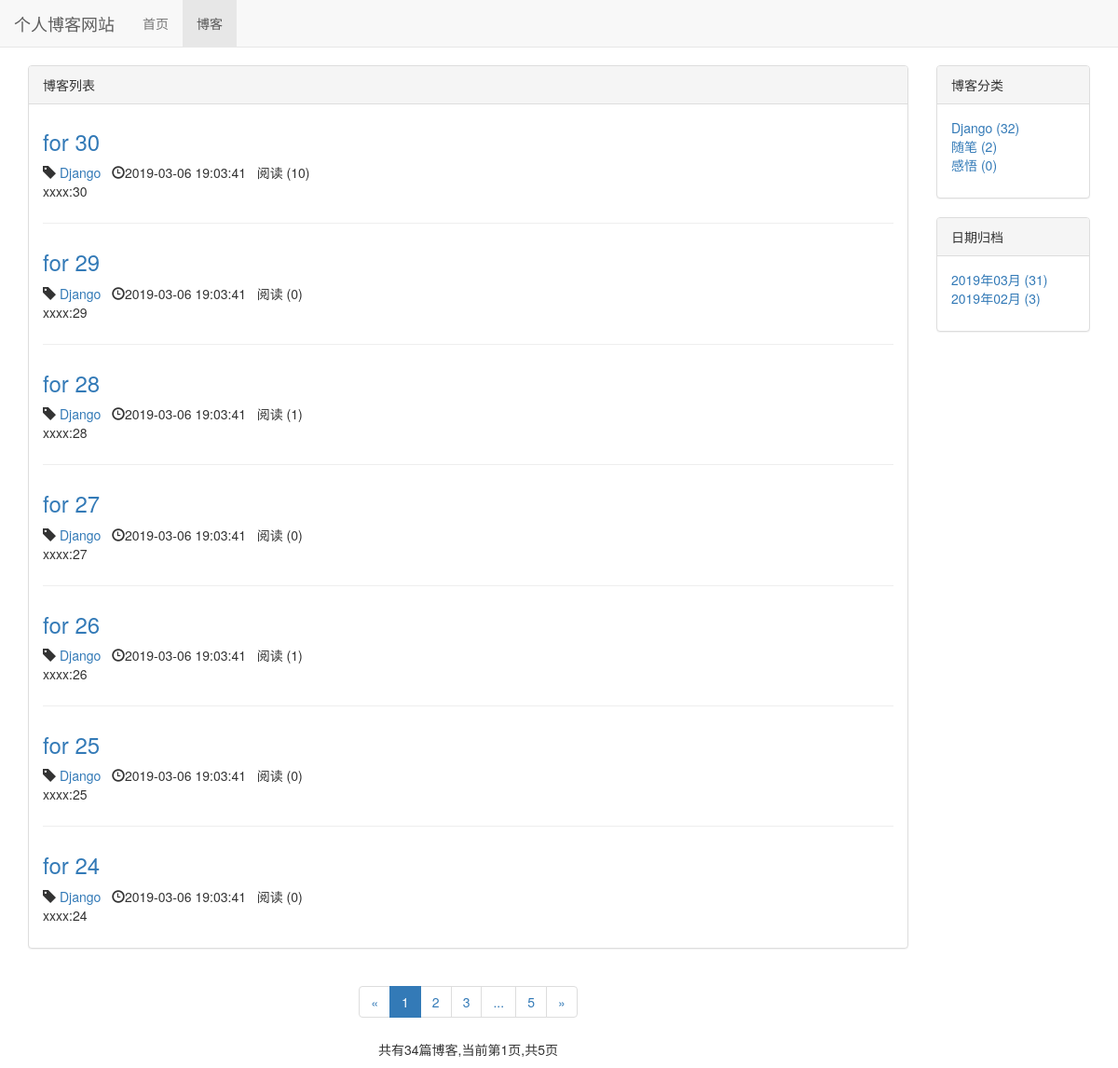
Page /blog/ on the earlier database version.
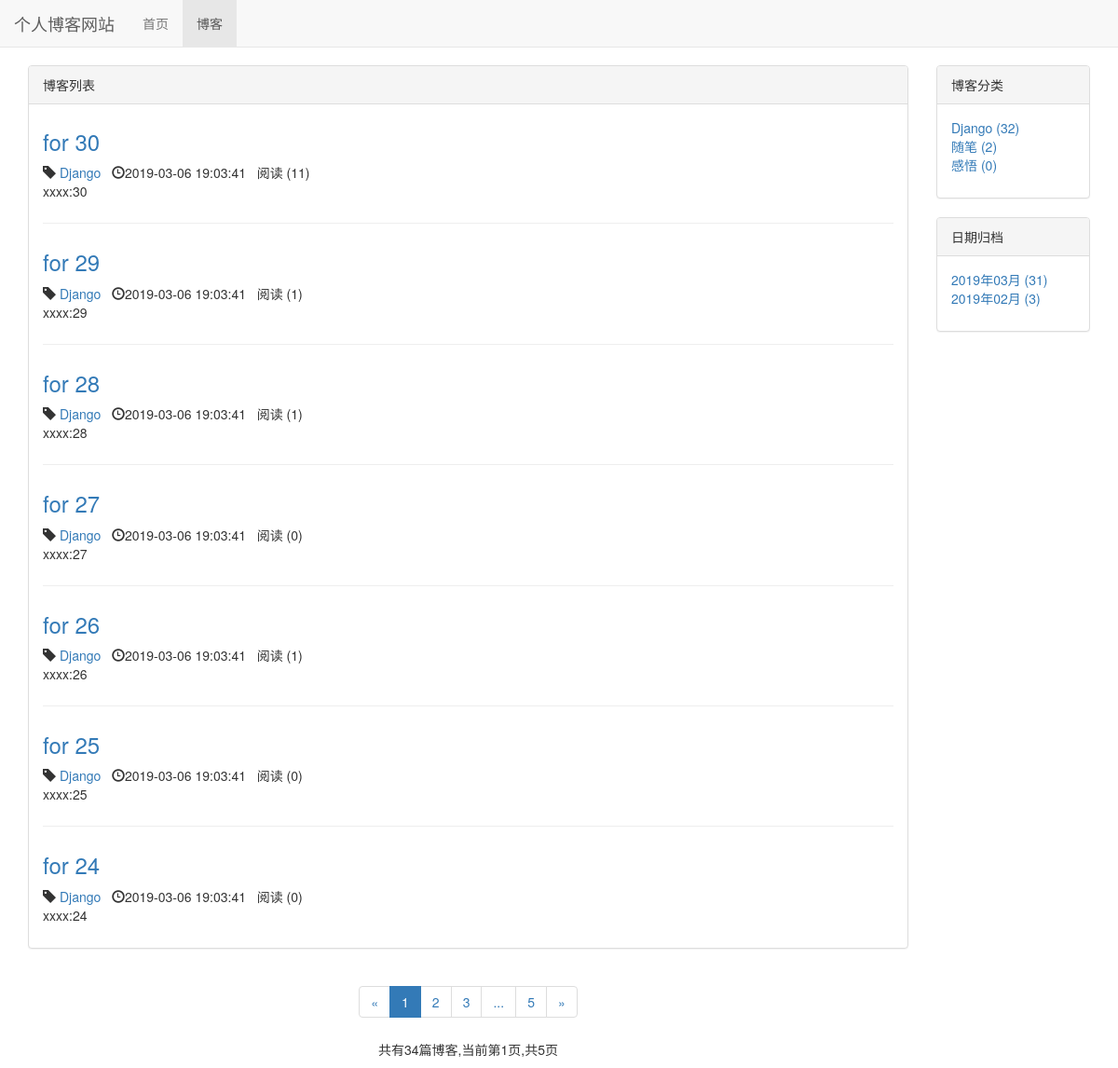
Same page on the later database version.
### blog/models.py (models this page shows, shortened)
class Blog(models.Model,ReadNumExpandMethod):
    title = models.CharField(max_length=50)
    blog_type = models.ForeignKey(BlogType,on_delete=models.DO_NOTHING)
    content = RichTextUploadingField()
    author = models.ForeignKey(User,on_delete=models.DO_NOTHING)
    read_details = GenericRelation(ReadDetail)
    created_time = models.DateTimeField(auto_now_add=True)
    last_updated_time = models.DateTimeField(auto_now=True)
    class Meta:
        ordering = ['-created_time']

class BlogType(models.Model):
    type_name = models.CharField(max_length=15)
    def __str__(self):
        return self.type_name

### read_statistics/models.py (models this page shows)
class ReadNum(models.Model):
    read_num = models.IntegerField(default=0)
    content_type = models.ForeignKey(ContentType, on_delete=models.DO_NOTHING)
    object_id = models.PositiveIntegerField()
    content_object = GenericForeignKey('content_type', 'object_id')

### blog/views.py (the view)
# urls.py: path('',views.blog_list,name='blog_list'),
def blog_list(request):
    blogs_all_list = Blog.objects.all()
    context = get_blog_list_common_data(request,blogs_all_list)
    return render(request,'blog/blog_list.html',context)

### read_statistics/models.py (called while the page is built)
    def get_read_num(self):
        try:
            ct = ContentType.objects.get_for_model(self)
            readnum = ReadNum.objects.get(content_type=ct,object_id=self.pk)
            return readnum.read_num
        except exceptions.ObjectDoesNotExist:
            return 0

### blog/templates/blog/blog_list.html (shortened to what the changed rows need)
{% extends 'base.html' %}
{% load staticfiles %}
{% block header_extends %}
    <link rel="stylesheet" href="{% static 'blog/blog.css' %}">
{% endblock %}
{% block content %}
    <div class="container">
        <div class="row">
            <div class="col-xs-12 col-sm-8 col-md-9 col-lg-10">
                <div class="panel panel-default">
                    <div class="panel-body">
                        {% for blog in blogs %}
                            <div class="blog">
                                <h3>
                                    <a href="{% url 'blog_detail' blog.pk %}">
                                        {{ blog.title }}
                                    </a>
                                </h3>
                                <p class="blog-info">
                                    <span class="glyphicon glyphicon-tag"></span> <a href="{% url 'blogs_with_type' blog.blog_type.pk %}">{{ blog.blog_type }}</a>&nbsp;&nbsp;
                                    <span class="glyphicon glyphicon-time"></span>{{ blog.created_time | date:"Y-m-d H:m:s" }}&nbsp;&nbsp;
                                    阅读 ({{ blog.get_read_num }})
                                </p>
                                <p>{{ blog.content | striptags | truncatechars:120 }}</p>
                            </div>
                        {% empty %}
                            <div class="blog">
                                <h3>暂无博客，敬请期待</h3>
                            </div>
                        {% endfor %}
                    </div>
                </div>
            </div>
        </div>
    </div>
{% endblock %}

Differences in the rows shown:
changed through a linked row, Blog "for 30": get_read_num "10" → "11"
computed for Blog "for 29": get_read_num "0" → "1"
